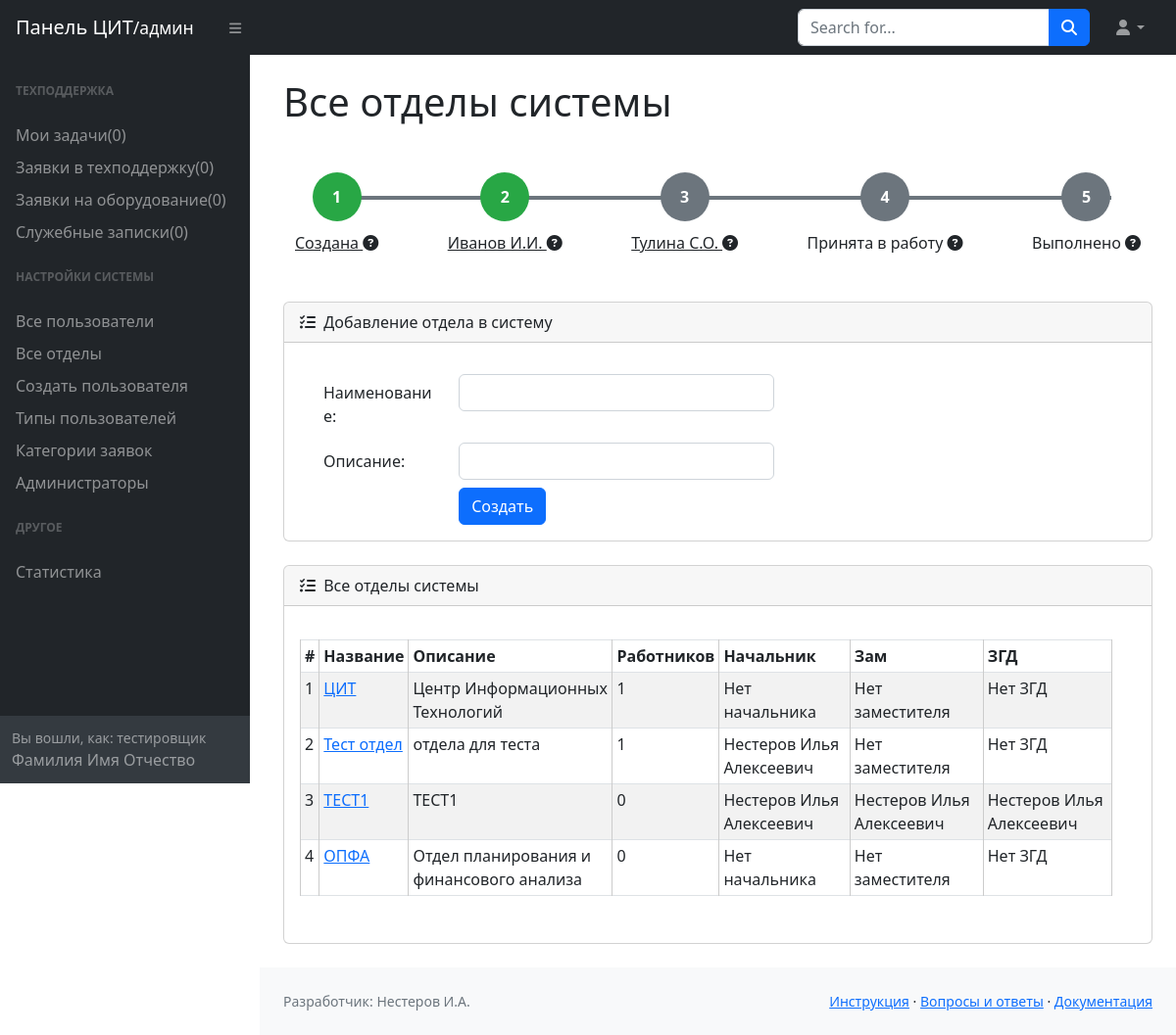
The page /admin/otdels (signed in) on the database its author committed.
### models.py (models this page shows)
class Otdel(Base):
    __tablename__ = 'otdel'
    id = Column(Integer, primary_key=True, index=True)
    name = Column(String, nullable=False)
    description = Column(String, default="")
    users = relationship("User", back_populates="otdel", foreign_keys="[User.otdel_id]")
    nachalnik_id = Column(Integer, ForeignKey('user.id'), nullable=True)
    zam_id = Column(Integer, ForeignKey('user.id'), nullable=True)
    zgd_id = Column(Integer, ForeignKey('user.id'), nullable=True)
    nachalnik = relationship("User", foreign_keys=[nachalnik_id], back_populates="otdel_nachalnik")
    zam = relationship("User", foreign_keys=[zam_id], back_populates="otdel_zam")
    zgd = relationship("User", foreign_keys=[zgd_id], back_populates="otdel_zgd")

class User(Base):
    __tablename__ = 'user'
    id = Column(Integer, primary_key=True, index=True)
    username = Column(String, nullable=False, unique=True)
    password = Column(String, nullable=False)
    surname = Column(String, nullable=False)
    name = Column(String, nullable=False)
    patronymic = Column(String, nullable=True)
    tel_stationary = Column(String, nullable=True)
    tel_mobile = Column(String, nullable=True)
    building = Column(String, nullable=True)
    cabinet = Column(String, nullable=True)
    last_entry = Column(DateTime, default=func.now())
    last_ip = Column(String, nullable=True)
    dostup = Column(String, default='пользователь', nullable=True)
    otdel_id = Column(Integer, ForeignKey('otdel.id'), nullable=True)
    otdel = relationship("Otdel", back_populates="users", foreign_keys=[otdel_id])
    otdel_nachalnik = relationship("Otdel", foreign_keys="[Otdel.nachalnik_id]", back_populates="nachalnik")
    otdel_zam = relationship("Otdel", foreign_keys="[Otdel.zam_id]", back_populates="zam")
    otdel_zgd = relationship("Otdel", foreign_keys="[Otdel.zgd_id]", back_populates="zgd")
    tasks_created = relationship("Task", back_populates="user_create")
    tasks_eq_created = relationship("Task_equipment", foreign_keys="[Task_equipment.user_create_id]", back_populates="user_create")
    tasks_eq_user_admin = relationship("Task_equipment", foreign_keys="[Task_equipment.user_admin_id]", back_populates="user_admin")
    tasks_universal_created = relationship("Task_Universal", foreign_keys="[Task_Universal.user_create_id]", back_populates="user_create")
    tasks_universal_user_admin = relationship("Task_Universal", foreign_keys="[Task_Universal.user_admin_id]", back_populates="user_admin")

### routers/admin.py (the view)
@router.get("/otdels")
async def get_otdels(request: Request, db: AsyncSession = Depends(get_db),
                     current_user: User = Depends(access_check)):
    try:
        otdels = await fetch_otdels(db)
        return templates.TemplateResponse("все_отделы.html", {"request": request, "otdels": otdels})
    except Exception as e:
        return {"Ошибка БД": str(e)}

### templates/admin/все_отделы.html (shortened to what this page needs)
{% extends 'base_admin.html' %}
{% block h1 %}Все отделы системы{% endblock%}
{% block main %}
<div class="container mt-5 md-5">
    <div class="progress-container">
        <div class="line"></div>
        <div class="step">
            <div class="circle completed">1</div>
            <div class="step-label"><a href="#" data-bs-toggle="tooltip"  data-bs-placement="bottom" class="link-dark" title="Вы создали заявку и она на рассмотрении у вашего руководителя: Иванов И.И.">Создана <i class="fa-solid fa-circle-question"></i></a></div>
        </div>
        <div class="step">
            <div class="circle completed">2</div>
            <div class="step-label"><a href="#" data-bs-toggle="tooltip"  data-bs-placement="bottom" class="link-dark" title="Вы создали заявку и она на рассмотрении у вашего руководителя: Иванов И.И.">Иванов И.И. <i class="fa-solid fa-circle-question"></i></a></div>
        </div>
        <div class="step">
            <div class="circle not-completed">3</div>
            <div class="step-label"><a href="#" data-bs-toggle="tooltip"  data-bs-placement="bottom" class="link-dark" title="На этом этапе, заявка находится у ЗГД по экономике и финансам, после подписания, заявка перейдет в работу в отдел ЦИТ">Тулина С.О. <i class="fa-solid fa-circle-question"></i></a></div>
        </div>
        <div class="step">
            <div class="circle not-completed">4</div>
            <div class="step-label">Принята в работу <i class="fa-solid fa-circle-question"></i></div>
        </div>
        <div class="step">
            <div class="circle not-completed">5</div>
            <div class="step-label">Выполнено <i class="fa-solid fa-circle-question"></i></div>
        </div>
    </div>
</div>
<div class="card mb-4  mt-5">
    <div class="card-header">
        <i class="fas fa-tasks me-1"></i>
        Добавление отдела в систему
    </div>
    <div class="card-body">
        <div class="container-fluid px-4">
            <div class="form-group row mt-2">
                <form action="/admin/otdels" method="post">
                    <div class="form-group row mt-2">
                        <label for="name" class="col-sm-2 col-form-label">Наименование:</label>
                        <div class="col-sm-5">
                            <input type="text" id="name" name="name" class="form-control">
                        </div>
                    </div>
                    <div class="form-group row mt-2">
                        <label for="description" class="col-sm-2 col-form-label">Описание:</label>
                        <div class="col-sm-5">
                            <input type="text" id="description" name="description" class="form-control">
                        </div>
                    </div>
                    <div class="form-group row mt-2">
                        <div class="col-sm-5 offset-sm-2">
                            <input type="submit" value="Создать" class="btn btn-primary">
                        </div>
                    </div>
                </form>
            </div>
        </div>
    </div>
</div>
<div class="card mb-4">
    <div class="card-header">
        <i class="fas fa-tasks me-1"></i>
        Все отделы системы
    </div>
    <div class="card-body">
        <div class="form-group row mt-2">
            <div class="row mb-3">
                <div class="table-responsive">
                    <table class="table table-striped table-sm table-bordered">
                        <thead>
                        <tr>
                            <th scope="col">#</th>
                            <th scope="col">Название</th>
                            <th scope="col">Описание</th>
                            <th scope="col">Работников</th>
                            <th scope="col">Начальник</th>
                            <th scope="col">Зам</th>
                            <th scope="col">ЗГД</th>
                        </tr>
                        </thead>
                        <tbody>
                        {% for otdel in otdels %}
                        <tr>
                            <td>{{ otdel.id }}</td>
                            <td><a href="/admin/otdel/{{ otdel.id }}">{{ otdel.name }}</a></td>
                            <td>{{ otdel.description }}</td>
                            <td>{{ otdel.users | length }}</td>
                            <td>
                                {% if otdel.nachalnik %}
                                {{ otdel.nachalnik.surname }} {{ otdel.nachalnik.name }} {{ otdel.nachalnik.patronymic
                                }}
                                {% else %}
                                Нет начальника
                                {% endif %}
                            </td>
                            <td>
                                {% if otdel.zam %}
                                {{ otdel.zam.surname }} {{ otdel.zam.name }} {{ otdel.zam.patronymic }}
                                {% else %}
                                Нет заместителя
                                {% endif %}
                            </td>
                            <td>
                                {% if otdel.zgd %}
                                {{ otdel.zgd.surname }} {{ otdel.zgd.name }} {{ otdel.zgd.patronymic }}
                                {% else %}
                                Нет ЗГД
                                {% endif %}
                            </td>
                        </tr>
                        {% endfor %}
                        </tbody>
                    </table>
                </div>
            </div>
        </div>
    </div>
</div>
{% endblock %}

### templates/admin/base_admin.html (shortened to what this page needs)
<!DOCTYPE html>
<html lang="ru">
<head>
    <link href="https://cdn.jsdelivr.net/npm/simple-datatables@7.1.2/dist/style.min.css" rel="stylesheet"/>
    <link href="/static/css/bootstrap.min.css" rel="stylesheet"/>
    <link href="/static/css/styles.css" rel="stylesheet"/>
    <link rel="stylesheet" href="/static/css/all.min.css">
</head>
<body class="sb-nav-fixed">
<nav class="sb-topnav navbar navbar-expand navbar-dark bg-dark">
    <a class="navbar-brand ps-3" href="index.html">Панель ЦИТ<small>/админ</small></a>
    <button class="btn btn-link btn-sm order-1 order-lg-0 me-4 me-lg-0" id="sidebarToggle" href="#">
        <i class="fas fa-bars"></i></button>
    <form class="d-none d-md-inline-block form-inline ms-auto me-0 me-md-3 my-2 my-md-0">
        <div class="input-group">
            <input class="form-control" type="text" placeholder="Search for..." aria-describedby="btnNavbarSearch"/>
            <button class="btn btn-primary" id="btnNavbarSearch" type="button"><i class="fas fa-search"></i></button>
        </div>
    </form>
    <ul class="navbar-nav ms-auto ms-md-0 me-3 me-lg-4">
        <li class="nav-item dropdown">
            <a class="nav-link dropdown-toggle" id="navbarDropdown" href="#" role="button" data-bs-toggle="dropdown"
               aria-expanded="false"><i class="fas fa-user fa-fw"></i></a>
        </li>
    </ul>
</nav>
<div id="layoutSidenav">
    <div id="layoutSidenav_nav">
        <nav class="sb-sidenav accordion sb-sidenav-dark" id="sidenavAccordion">
            <div class="sb-sidenav-menu">
                <div class="nav">
                    <div class="sb-sidenav-menu-heading">Техподдержка</div>
                    <a class="nav-link" href="./">Мои задачи(0)</a>
                    <a class="nav-link" href="./tasks">Заявки в техподдержку(0)</a>
                    <a class="nav-link" href="#">Заявки на оборудование(0)</a>
                    <a class="nav-link" href="#">Служебные записки(0)</a>
                    <div class="sb-sidenav-menu-heading">Настройки системы</div>
                    <a class="nav-link" href="/admin/users">Все пользователи</a>
                    <a class="nav-link" href="/admin/otdels">Все отделы</a>
                    <a class="nav-link" href="/registration">Создать пользователя</a>
                    <a class="nav-link" href="/admin/create_type_user">Типы пользователей</a>
                    <a class="nav-link" href="/admin/categories">Категории заявок</a>
                    <a class="nav-link" href="/admin/">Администраторы</a>
                    <div class="sb-sidenav-menu-heading">Другое</div>
                    <a class="nav-link" href="#">Статистика</a>
                </div>
            </div>
            <div class="sb-sidenav-footer">
                <div class="small">Вы вошли, как: тестировщик</div>
                Фамилия Имя Отчество
            </div>
        </nav>
    </div>
    <div id="layoutSidenav_content">
        <main>
            <div class="container-fluid px-4">
                <h1 class="mt-4">{% block h1 %}{% endblock %}</h1>
                {% block main %}{% endblock %}
            </div>
        </main>
        <footer class="py-4 bg-light mt-auto">
            <div class="container-fluid px-4">
                <div class="d-flex align-items-center justify-content-between small">
                    <div class="text-muted">Разработчик: Нестеров И.А.</div>
                    <div>
                        <a href="#">Инструкция</a>
                        &middot;
                        <a href="#">Вопросы и ответы</a>
                        &middot;
                        <a href="#">Документация</a>
                    </div>
                </div>
            </div>
        </footer>
    </div>
</div>
</body>
</html>

### templates/admin/base_admin.html (style rules this page uses)
.sb-sidenav-menu .nav-link { padding-top: -20px; padding-bottom: -15px; margin-bottom: -15px; }
#layoutSidenav_nav { width: 40px; }
#layoutSidenav { margin-left: 40px; }
.sb-sidenav { width: 255px; }
table { border-collapse: collapse; width: 100%; margin-top: 10px; }
th, td { border: 1px solid #ccc; padding: 8px; text-align: left; }
th { background-color: #e9ecef; }

### templates/admin/все_отделы.html (style rules this page uses)
.progress-container { display: flex; justify-content: space-between; width: 100%; position: relative; align-items: center; }
.step { display: flex; flex-direction: column; align-items: center; position: relative; z-index: 1; }
.circle { width: 50px; height: 50px; border-radius: 50%; display: flex; justify-content: center; align-items: center; margin-bottom: 10px; font-weight: bold; color: white; }
.completed { background-color: #28a745; }
.not-completed { background-color: #6c757d; }
.line { height: 4px; background-color: #6c757d; position: absolute; top: 29%; width: calc(100% - 60px); left: 30px; z-index: 0; }

### rows shown on the page
Otdel: id "1", name "ЦИТ", description "Центр Информационных Технологий", users|length "1", shows "Нет начальника", shows "Нет заместителя", shows "Нет ЗГД"
Otdel: id "2", name "Тест отдел", description "отдела для теста", users|length "1", nachalnik.surname "Нестеров", nachalnik.name "Илья", nachalnik.patronymic "Алексеевич", shows "Нет заместителя", shows "Нет ЗГД"
Otdel: id "3", name "ТЕСТ1", description "ТЕСТ1", users|length "0", nachalnik.surname "Нестеров", nachalnik.name "Илья", nachalnik.patronymic "Алексеевич", zam.surname "Нестеров", zam.name "Илья", zam.patronymic "Алексеевич", zgd.surname "Нестеров", zgd.name "Илья", zgd.patronymic "Алексеевич"
Otdel: id "4", name "ОПФА", description "Отдел планирования и финансового анализа", users|length "0", shows "Нет начальника", shows "Нет заместителя", shows "Нет ЗГД"
